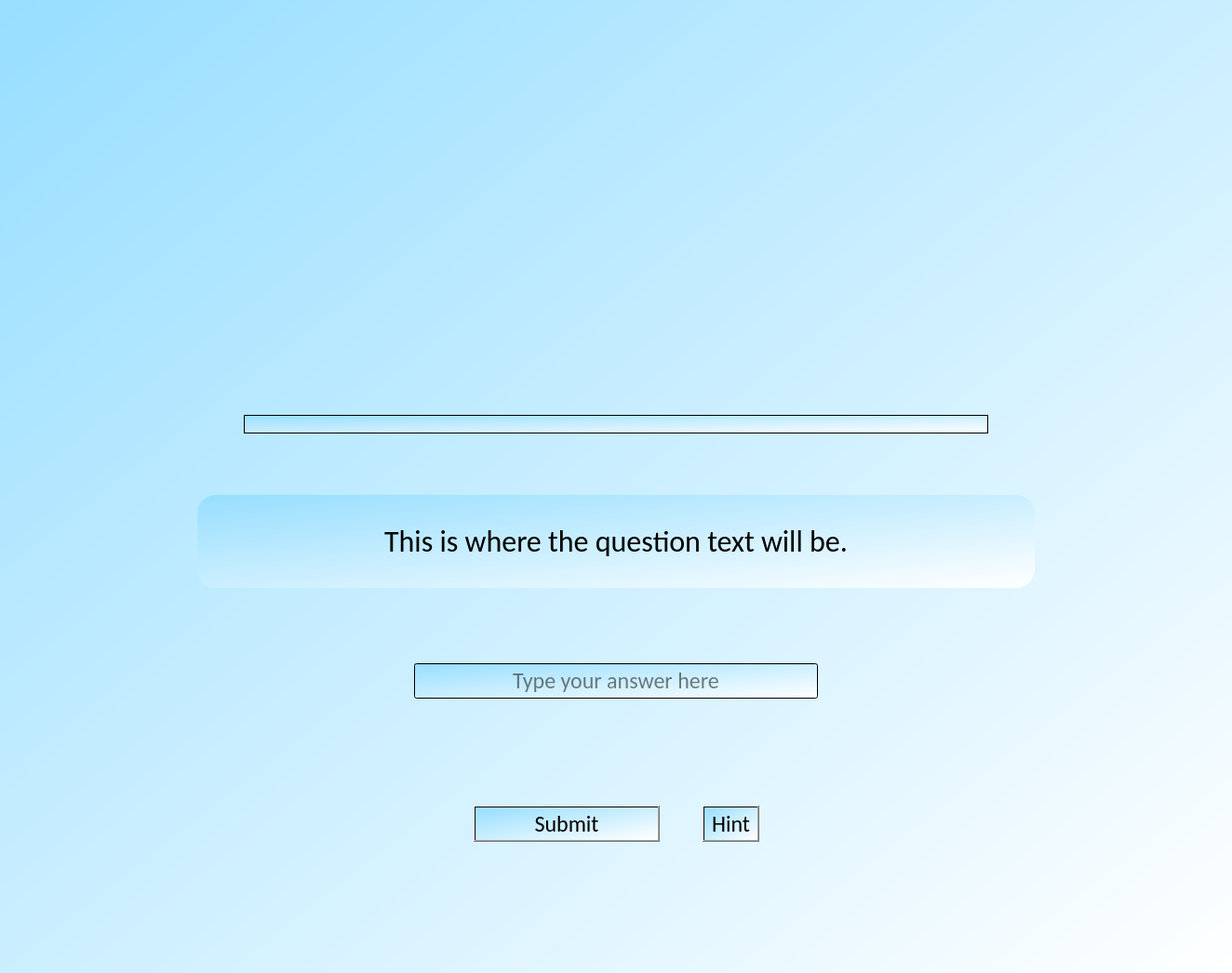
<?xml version="1.0" encoding="UTF-8"?>
<ui version="4.0">
 <class>Form</class>
 <widget class="QWidget" name="Form">
  <property name="geometry">
   <rect>
    <x>0</x>
    <y>0</y>
    <width>1324</width>
    <height>1046</height>
   </rect>
  </property>
  <property name="windowTitle">
   <string>Form</string>
  </property>
  <property name="styleSheet">
   <string notr="true">QWidget{
background-color:qlineargradient(spread:pad, x1:0, y1:0, x2:1, y2:1, stop:0 rgb(151, 222, 255), stop:1 rgba(255, 255, 255, 255))
}</string>
  </property>
  <layout class="QGridLayout" name="gridLayout_2">
   <item row="0" column="2">
    <layout class="QGridLayout" name="gridLayout" rowstretch="400,0,0,0,0,0,0,0,0,0,0,0,0,0,0,0,0,0,0">
     <property name="sizeConstraint">
      <enum>QLayout::SetNoConstraint</enum>
     </property>
     <item row="2" column="1">
      <spacer name="verticalSpacer_8">
       <property name="orientation">
        <enum>Qt::Vertical</enum>
       </property>
       <property name="sizeType">
        <enum>QSizePolicy::Minimum</enum>
       </property>
       <property name="sizeHint" stdset="0">
        <size>
         <width>20</width>
         <height>60</height>
        </size>
       </property>
      </spacer>
     </item>
     <item row="18" column="1">
      <spacer name="verticalSpacer_3">
       <property name="orientation">
        <enum>Qt::Vertical</enum>
       </property>
       <property name="sizeType">
        <enum>QSizePolicy::Maximum</enum>
       </property>
       <property name="sizeHint" stdset="0">
        <size>
         <width>20</width>
         <height>50</height>
        </size>
       </property>
      </spacer>
     </item>
     <item row="12" column="1">
      <layout class="QVBoxLayout" name="verticalLayout_2">
       <item>
        <widget class="QLabel" name="emptyans">
         <property name="font">
          <font>
           <family>Calibri</family>
           <pointsize>14</pointsize>
          </font>
         </property>
         <property name="styleSheet">
          <string notr="true">QWidget{
color:&quot;red&quot;;
background-color:rgba(255, 255, 255, 0)
}
</string>
         </property>
         <property name="text">
          <string/>
         </property>
         <property name="alignment">
          <set>Qt::AlignCenter</set>
         </property>
        </widget>
       </item>
       <item>
        <widget class="QLabel" name="hintLabel">
         <property name="font">
          <font>
           <weight>3</weight>
           <italic>false</italic>
           <bold>false</bold>
          </font>
         </property>
         <property name="autoFillBackground">
          <bool>false</bool>
         </property>
         <property name="styleSheet">
          <string notr="true">QWidget{
font: 25 &quot;Calibri&quot;;
color: rgb(0, 0, 0);
background-color: rgba(255, 255, 255, 0);
}</string>
         </property>
         <property name="text">
          <string/>
         </property>
         <property name="alignment">
          <set>Qt::AlignCenter</set>
         </property>
        </widget>
       </item>
       <item>
        <spacer name="verticalSpacer_6">
         <property name="orientation">
          <enum>Qt::Vertical</enum>
         </property>
         <property name="sizeType">
          <enum>QSizePolicy::Minimum</enum>
         </property>
         <property name="sizeHint" stdset="0">
          <size>
           <width>20</width>
           <height>30</height>
          </size>
         </property>
        </spacer>
       </item>
      </layout>
     </item>
     <item row="4" column="1">
      <spacer name="verticalSpacer_2">
       <property name="orientation">
        <enum>Qt::Vertical</enum>
       </property>
       <property name="sizeType">
        <enum>QSizePolicy::Minimum</enum>
       </property>
       <property name="sizeHint" stdset="0">
        <size>
         <width>20</width>
         <height>75</height>
        </size>
       </property>
      </spacer>
     </item>
     <item row="5" column="1">
      <layout class="QHBoxLayout" name="horizontalLayout_3">
       <item>
        <spacer name="horizontalSpacer_3">
         <property name="orientation">
          <enum>Qt::Horizontal</enum>
         </property>
         <property name="sizeHint" stdset="0">
          <size>
           <width>40</width>
           <height>20</height>
          </size>
         </property>
        </spacer>
       </item>
       <item>
        <widget class="QLineEdit" name="answerBox">
         <property name="minimumSize">
          <size>
           <width>400</width>
           <height>0</height>
          </size>
         </property>
         <property name="font">
          <font>
           <family>Calibri</family>
           <pointsize>18</pointsize>
           <weight>3</weight>
           <italic>false</italic>
           <bold>false</bold>
          </font>
         </property>
         <property name="styleSheet">
          <string notr="true">QWidget{
font: 25 &quot;Calibri&quot;;
background-color: &quot;linen&quot;
}</string>
         </property>
         <property name="frame">
          <bool>true</bool>
         </property>
         <property name="alignment">
          <set>Qt::AlignCenter</set>
         </property>
         <property name="placeholderText">
          <string>Type your answer here</string>
         </property>
        </widget>
       </item>
       <item>
        <spacer name="horizontalSpacer_4">
         <property name="orientation">
          <enum>Qt::Horizontal</enum>
         </property>
         <property name="sizeHint" stdset="0">
          <size>
           <width>40</width>
           <height>20</height>
          </size>
         </property>
        </spacer>
       </item>
      </layout>
     </item>
     <item row="17" column="1">
      <spacer name="verticalSpacer_5">
       <property name="orientation">
        <enum>Qt::Vertical</enum>
       </property>
       <property name="sizeHint" stdset="0">
        <size>
         <width>20</width>
         <height>30</height>
        </size>
       </property>
      </spacer>
     </item>
     <item row="15" column="1">
      <layout class="QHBoxLayout" name="horizontalLayout">
       <item>
        <spacer name="horizontalSpacer_5">
         <property name="orientation">
          <enum>Qt::Horizontal</enum>
         </property>
         <property name="sizeType">
          <enum>QSizePolicy::Expanding</enum>
         </property>
         <property name="sizeHint" stdset="0">
          <size>
           <width>40</width>
           <height>20</height>
          </size>
         </property>
        </spacer>
       </item>
       <item>
        <widget class="QPushButton" name="submit">
         <property name="minimumSize">
          <size>
           <width>200</width>
           <height>0</height>
          </size>
         </property>
         <property name="maximumSize">
          <size>
           <width>400</width>
           <height>100</height>
          </size>
         </property>
         <property name="font">
          <font>
           <family>Calibri</family>
           <pointsize>18</pointsize>
           <weight>50</weight>
           <italic>false</italic>
           <bold>false</bold>
          </font>
         </property>
         <property name="autoFillBackground">
          <bool>false</bool>
         </property>
         <property name="styleSheet">
          <string notr="true">QWidget{

background-color: &quot;linen&quot;
}</string>
         </property>
         <property name="text">
          <string>Submit</string>
         </property>
         <property name="shortcut">
          <string>Return</string>
         </property>
        </widget>
       </item>
       <item>
        <spacer name="horizontalSpacer_7">
         <property name="orientation">
          <enum>Qt::Horizontal</enum>
         </property>
         <property name="sizeType">
          <enum>QSizePolicy::Minimum</enum>
         </property>
         <property name="sizeHint" stdset="0">
          <size>
           <width>40</width>
           <height>20</height>
          </size>
         </property>
        </spacer>
       </item>
       <item>
        <widget class="QToolButton" name="hintButton">
         <property name="font">
          <font>
           <family>Calibri</family>
           <pointsize>18</pointsize>
           <weight>3</weight>
           <italic>false</italic>
           <bold>false</bold>
          </font>
         </property>
         <property name="styleSheet">
          <string notr="true">QWidget{
font: 25 &quot;Calibri&quot;;
background-color: &quot;linen&quot;
}</string>
         </property>
         <property name="text">
          <string>Hint</string>
         </property>
         <property name="popupMode">
          <enum>QToolButton::DelayedPopup</enum>
         </property>
         <property name="autoRaise">
          <bool>false</bool>
         </property>
        </widget>
       </item>
       <item>
        <spacer name="horizontalSpacer_6">
         <property name="orientation">
          <enum>Qt::Horizontal</enum>
         </property>
         <property name="sizeType">
          <enum>QSizePolicy::MinimumExpanding</enum>
         </property>
         <property name="sizeHint" stdset="0">
          <size>
           <width>40</width>
           <height>20</height>
          </size>
         </property>
        </spacer>
       </item>
      </layout>
     </item>
     <item row="6" column="1">
      <spacer name="verticalSpacer">
       <property name="orientation">
        <enum>Qt::Vertical</enum>
       </property>
       <property name="sizeType">
        <enum>QSizePolicy::Minimum</enum>
       </property>
       <property name="sizeHint" stdset="0">
        <size>
         <width>20</width>
         <height>30</height>
        </size>
       </property>
      </spacer>
     </item>
     <item row="3" column="1">
      <layout class="QHBoxLayout" name="horizontalLayout_2">
       <item>
        <spacer name="horizontalSpacer_2">
         <property name="orientation">
          <enum>Qt::Horizontal</enum>
         </property>
         <property name="sizeType">
          <enum>QSizePolicy::Minimum</enum>
         </property>
         <property name="sizeHint" stdset="0">
          <size>
           <width>100</width>
           <height>20</height>
          </size>
         </property>
        </spacer>
       </item>
       <item>
        <widget class="QLabel" name="QuestionLabel">
         <property name="minimumSize">
          <size>
           <width>450</width>
           <height>100</height>
          </size>
         </property>
         <property name="maximumSize">
          <size>
           <width>900</width>
           <height>400</height>
          </size>
         </property>
         <property name="font">
          <font>
           <family>Calibri</family>
           <pointsize>24</pointsize>
           <weight>50</weight>
           <italic>false</italic>
           <bold>false</bold>
          </font>
         </property>
         <property name="styleSheet">
          <string notr="true">QWidget{
border-radius:20px;
background-color:&quot;linen&quot;
}</string>
         </property>
         <property name="frameShape">
          <enum>QFrame::Box</enum>
         </property>
         <property name="lineWidth">
          <number>1</number>
         </property>
         <property name="text">
          <string>This is where the question text will be.</string>
         </property>
         <property name="alignment">
          <set>Qt::AlignCenter</set>
         </property>
         <property name="wordWrap">
          <bool>true</bool>
         </property>
        </widget>
       </item>
       <item>
        <spacer name="horizontalSpacer">
         <property name="orientation">
          <enum>Qt::Horizontal</enum>
         </property>
         <property name="sizeType">
          <enum>QSizePolicy::Minimum</enum>
         </property>
         <property name="sizeHint" stdset="0">
          <size>
           <width>100</width>
           <height>20</height>
          </size>
         </property>
        </spacer>
       </item>
      </layout>
     </item>
     <item row="1" column="1">
      <layout class="QHBoxLayout" name="horizontalLayout_6">
       <item>
        <spacer name="horizontalSpacer_8">
         <property name="orientation">
          <enum>Qt::Horizontal</enum>
         </property>
         <property name="sizeType">
          <enum>QSizePolicy::Minimum</enum>
         </property>
         <property name="sizeHint" stdset="0">
          <size>
           <width>250</width>
           <height>20</height>
          </size>
         </property>
        </spacer>
       </item>
       <item>
        <widget class="QLabel" name="PicLabel">
         <property name="enabled">
          <bool>true</bool>
         </property>
         <property name="sizePolicy">
          <sizepolicy hsizetype="Fixed" vsizetype="Fixed">
           <horstretch>0</horstretch>
           <verstretch>0</verstretch>
          </sizepolicy>
         </property>
         <property name="maximumSize">
          <size>
           <width>800</width>
           <height>500</height>
          </size>
         </property>
         <property name="layoutDirection">
          <enum>Qt::LeftToRight</enum>
         </property>
         <property name="autoFillBackground">
          <bool>false</bool>
         </property>
         <property name="styleSheet">
          <string notr="true">widget{
background:url(:/resource.qrc/5thGradeHighJump.jpg)}</string>
         </property>
         <property name="frameShape">
          <enum>QFrame::Box</enum>
         </property>
         <property name="frameShadow">
          <enum>QFrame::Plain</enum>
         </property>
         <property name="lineWidth">
          <number>1</number>
         </property>
         <property name="text">
          <string/>
         </property>
         <property name="pixmap">
          <pixmap resource="resource.qrc">:/resource.qrc/5thGradeHighJump.jpg</pixmap>
         </property>
         <property name="scaledContents">
          <bool>true</bool>
         </property>
         <property name="alignment">
          <set>Qt::AlignCenter</set>
         </property>
         <property name="margin">
          <number>0</number>
         </property>
        </widget>
       </item>
       <item>
        <spacer name="horizontalSpacer_9">
         <property name="orientation">
          <enum>Qt::Horizontal</enum>
         </property>
         <property name="sizeType">
          <enum>QSizePolicy::Minimum</enum>
         </property>
         <property name="sizeHint" stdset="0">
          <size>
           <width>250</width>
           <height>20</height>
          </size>
         </property>
        </spacer>
       </item>
      </layout>
     </item>
     <item row="16" column="1">
      <spacer name="verticalSpacer_9">
       <property name="orientation">
        <enum>Qt::Vertical</enum>
       </property>
       <property name="sizeType">
        <enum>QSizePolicy::Minimum</enum>
       </property>
       <property name="sizeHint" stdset="0">
        <size>
         <width>20</width>
         <height>50</height>
        </size>
       </property>
      </spacer>
     </item>
     <item row="0" column="1">
      <spacer name="verticalSpacer_7">
       <property name="orientation">
        <enum>Qt::Vertical</enum>
       </property>
       <property name="sizeType">
        <enum>QSizePolicy::Minimum</enum>
       </property>
       <property name="sizeHint" stdset="0">
        <size>
         <width>20</width>
         <height>40</height>
        </size>
       </property>
      </spacer>
     </item>
    </layout>
   </item>
  </layout>
 </widget>
 <resources>
  <include location="resource.qrc"/>
 </resources>
 <connections/>
</ui>
